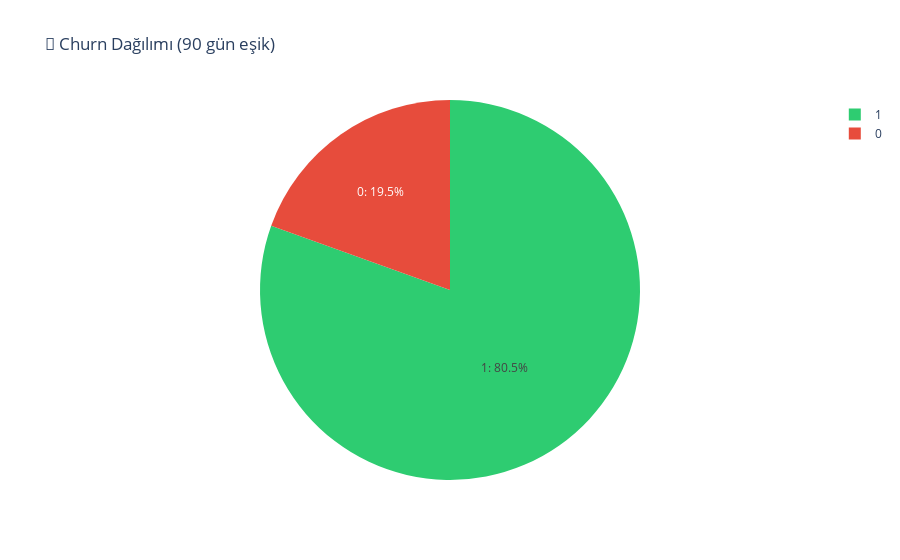

The code cell stored with this chart in its notebook:
### Markdown cell above
## Adım 2: Churn Tanımı

**Soru:** Bir müşteri ne zaman "churn" sayılır?

**Tanım:** Son 90 günde alışveriş yapmayan müşteri → **Churn**

Bu eşik değeri sektöre göre değişir:
- E-ticaret: 60-90 gün
- SaaS: 30-60 gün
- Gaming: 7-14 gün

### Code cell
CHURN_THRESHOLD = 90  # gün

df['is_churn'] = (df['recency'] > CHURN_THRESHOLD).astype(int)

churn_rate = df['is_churn'].mean() * 100

print(f"📊 Churn Analizi (Eşik: {CHURN_THRESHOLD} gün):")
print(f"   Aktif müşteri: {(df['is_churn']==0).sum():,}")
print(f"   Churn müşteri: {(df['is_churn']==1).sum():,}")
print(f"   Churn oranı: %{churn_rate:.1f}")

# Görselleştirme
fig = px.pie(df, names='is_churn', title=f'🔄 Churn Dağılımı ({CHURN_THRESHOLD} gün eşik)',
             color_discrete_sequence=['#2ecc71', '#e74c3c'],
             labels={'is_churn': 'Durum'})
fig.update_traces(textinfo='percent+label', 
                  texttemplate='%{label}: %{percent:.1%}')
fig.show()

print(f"\n💡 Yorum: Müşterilerin %{churn_rate:.0f}'i son 90 günde alışveriş yapmamış (churn riski).")

### Figure 1 — Plotly figure (JSON) as saved in the notebook; plotly's stock layout.template omitted (floating-point values rounded to 4 significant figures; data arrays with more than 128 entries replaced by an {"elided": "..."} marker saying what was removed)
{"data": [{"domain": {"x": [0, 1], "y": [0, 1]}, "hovertemplate": "Durum=%{label}<extra></extra>", "labels": {"elided": "93358 int values"}, "legendgroup": "", "name": "", "showlegend": true, "textinfo": "percent+label", "texttemplate": "%{label}: %{percent:.1%}", "type": "pie"}], "layout": {"legend": {"tracegroupgap": 0}, "piecolorway": ["#2ecc71", "#e74c3c"], "title": {"text": "🔄 Churn Dağılımı (90 gün eşik)"}}}
